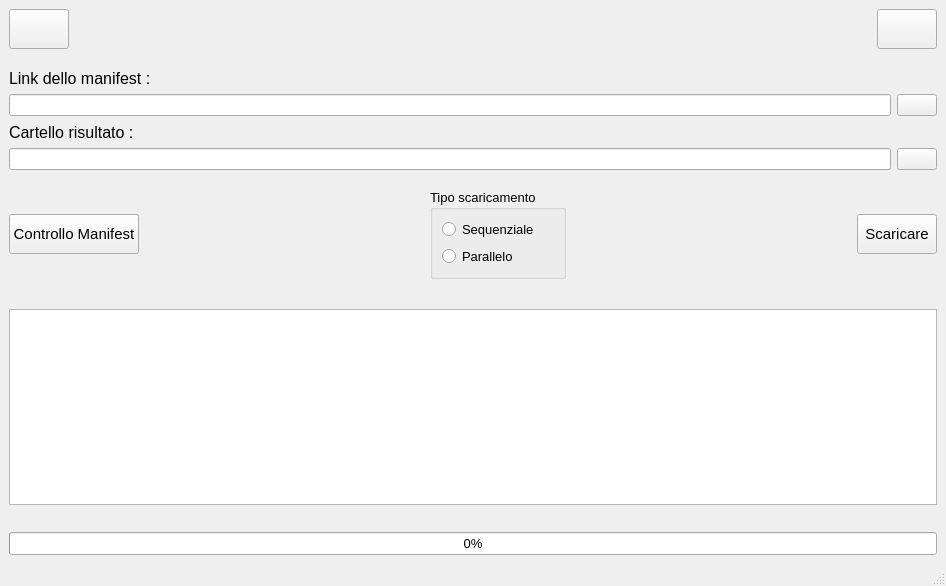
<?xml version="1.0" encoding="UTF-8"?>
<ui version="4.0">
 <class>MainWindow</class>
 <widget class="QMainWindow" name="MainWindow">
  <property name="geometry">
   <rect>
    <x>0</x>
    <y>0</y>
    <width>946</width>
    <height>586</height>
   </rect>
  </property>
  <property name="windowTitle">
   <string notr="true">AntenatiDownloader</string>
  </property>
  <property name="windowIcon">
   <iconset resource="../../res/resources.qrc">
    <normaloff>:/img/logo-antenati.png</normaloff>:/img/logo-antenati.png</iconset>
  </property>
  <widget class="QWidget" name="centralwidget">
   <layout class="QVBoxLayout" name="verticalLayout">
    <item>
     <layout class="QHBoxLayout" name="horizontalLayout_4">
      <item>
       <widget class="QPushButton" name="pushButton_lang">
        <property name="minimumSize">
         <size>
          <width>60</width>
          <height>40</height>
         </size>
        </property>
        <property name="toolTip">
         <string>Cambiare lingua.</string>
        </property>
        <property name="locale">
         <locale language="Italian" country="Italy"/>
        </property>
        <property name="text">
         <string/>
        </property>
        <property name="icon">
         <iconset resource="../../res/resources.qrc">
          <normaloff>:/img/logo-lang.png</normaloff>:/img/logo-lang.png</iconset>
        </property>
        <property name="iconSize">
         <size>
          <width>30</width>
          <height>30</height>
         </size>
        </property>
       </widget>
      </item>
      <item>
       <spacer name="horizontalSpacer_4">
        <property name="orientation">
         <enum>Qt::Horizontal</enum>
        </property>
        <property name="sizeHint" stdset="0">
         <size>
          <width>408</width>
          <height>20</height>
         </size>
        </property>
       </spacer>
      </item>
      <item>
       <widget class="QPushButton" name="pushButton_help">
        <property name="minimumSize">
         <size>
          <width>60</width>
          <height>40</height>
         </size>
        </property>
        <property name="toolTip">
         <string>Aprire guida all'applicazione.</string>
        </property>
        <property name="locale">
         <locale language="Italian" country="Italy"/>
        </property>
        <property name="text">
         <string/>
        </property>
        <property name="icon">
         <iconset resource="../../res/resources.qrc">
          <normaloff>:/img/logo-help.png</normaloff>:/img/logo-help.png</iconset>
        </property>
        <property name="iconSize">
         <size>
          <width>30</width>
          <height>30</height>
         </size>
        </property>
       </widget>
      </item>
     </layout>
    </item>
    <item>
     <spacer name="verticalSpacer_2">
      <property name="orientation">
       <enum>Qt::Vertical</enum>
      </property>
      <property name="sizeType">
       <enum>QSizePolicy::Fixed</enum>
      </property>
      <property name="sizeHint" stdset="0">
       <size>
        <width>20</width>
        <height>13</height>
       </size>
      </property>
     </spacer>
    </item>
    <item>
     <layout class="QHBoxLayout" name="horizontalLayout_3">
      <item alignment="Qt::AlignLeft">
       <widget class="QLabel" name="label_linkManifest">
        <property name="font">
         <font>
          <pointsize>12</pointsize>
         </font>
        </property>
        <property name="locale">
         <locale language="Italian" country="Italy"/>
        </property>
        <property name="text">
         <string>Link dello manifest :</string>
        </property>
       </widget>
      </item>
      <item>
       <spacer name="horizontalSpacer_3">
        <property name="orientation">
         <enum>Qt::Horizontal</enum>
        </property>
        <property name="sizeHint" stdset="0">
         <size>
          <width>418</width>
          <height>20</height>
         </size>
        </property>
       </spacer>
      </item>
     </layout>
    </item>
    <item>
     <layout class="QHBoxLayout" name="horizontalLayout_1">
      <item>
       <widget class="QLineEdit" name="lineEdit_linkManifest"/>
      </item>
      <item>
       <widget class="QPushButton" name="pushButton_browseFile">
        <property name="toolTip">
         <string>Navigare il disc e scegliere il file contenado i link dei manifest.</string>
        </property>
        <property name="text">
         <string/>
        </property>
        <property name="icon">
         <iconset resource="../../res/resources.qrc">
          <normaloff>:/img/logo-browse.png</normaloff>:/img/logo-browse.png</iconset>
        </property>
        <property name="iconSize">
         <size>
          <width>16</width>
          <height>16</height>
         </size>
        </property>
       </widget>
      </item>
     </layout>
    </item>
    <item>
     <layout class="QHBoxLayout" name="horizontalLayout">
      <item>
       <widget class="QLabel" name="label_resultsDir">
        <property name="font">
         <font>
          <pointsize>12</pointsize>
         </font>
        </property>
        <property name="locale">
         <locale language="Italian" country="Italy"/>
        </property>
        <property name="text">
         <string>Cartello risultato :</string>
        </property>
       </widget>
      </item>
      <item>
       <spacer name="horizontalSpacer_5">
        <property name="orientation">
         <enum>Qt::Horizontal</enum>
        </property>
        <property name="sizeHint" stdset="0">
         <size>
          <width>418</width>
          <height>20</height>
         </size>
        </property>
       </spacer>
      </item>
     </layout>
    </item>
    <item>
     <layout class="QHBoxLayout" name="horizontalLayout_5">
      <item>
       <widget class="QLineEdit" name="lineEdit_resultsDir"/>
      </item>
      <item>
       <widget class="QPushButton" name="pushButton_browseDir">
        <property name="toolTip">
         <string>Navigare il disc per scegliere il cartello in cui verrano scaricate le immagini.</string>
        </property>
        <property name="text">
         <string/>
        </property>
        <property name="icon">
         <iconset resource="../../res/resources.qrc">
          <normaloff>:/img/logo-browse.png</normaloff>:/img/logo-browse.png</iconset>
        </property>
        <property name="iconSize">
         <size>
          <width>16</width>
          <height>16</height>
         </size>
        </property>
       </widget>
      </item>
     </layout>
    </item>
    <item>
     <spacer name="verticalSpacer_3">
      <property name="orientation">
       <enum>Qt::Vertical</enum>
      </property>
      <property name="sizeType">
       <enum>QSizePolicy::Fixed</enum>
      </property>
      <property name="sizeHint" stdset="0">
       <size>
        <width>20</width>
        <height>13</height>
       </size>
      </property>
     </spacer>
    </item>
    <item>
     <layout class="QHBoxLayout" name="horizontalLayout_2">
      <item>
       <widget class="QPushButton" name="pushButton_checkManifest">
        <property name="minimumSize">
         <size>
          <width>60</width>
          <height>40</height>
         </size>
        </property>
        <property name="font">
         <font>
          <family>Segoe UI</family>
          <pointsize>11</pointsize>
         </font>
        </property>
        <property name="toolTip">
         <string>Controllare i manifest prima di scaricare.</string>
        </property>
        <property name="locale">
         <locale language="Italian" country="Italy"/>
        </property>
        <property name="text">
         <string>Controllo Manifest</string>
        </property>
        <property name="icon">
         <iconset resource="../../res/resources.qrc">
          <normaloff>:/img/logo-check.png</normaloff>:/img/logo-check.png</iconset>
        </property>
        <property name="iconSize">
         <size>
          <width>20</width>
          <height>20</height>
         </size>
        </property>
        <property name="checkable">
         <bool>false</bool>
        </property>
        <property name="default">
         <bool>false</bool>
        </property>
        <property name="flat">
         <bool>false</bool>
        </property>
       </widget>
      </item>
      <item>
       <spacer name="horizontalSpacer_2">
        <property name="orientation">
         <enum>Qt::Horizontal</enum>
        </property>
        <property name="sizeHint" stdset="0">
         <size>
          <width>30</width>
          <height>20</height>
         </size>
        </property>
       </spacer>
      </item>
      <item>
       <widget class="QGroupBox" name="groupBox_dlMode">
        <property name="font">
         <font>
          <pointsize>10</pointsize>
         </font>
        </property>
        <property name="title">
         <string>Tipo scaricamento</string>
        </property>
        <layout class="QVBoxLayout" name="verticalLayout_3">
         <item>
          <widget class="QRadioButton" name="radioButton_seq">
           <property name="toolTip">
            <string>&lt;html&gt;&lt;head/&gt;&lt;body&gt;&lt;p&gt;In questo modo, le immagini verrano scaricate in modo &lt;span style=&quot; font-weight:700; text-decoration: underline;&quot;&gt;sequenziale&lt;/span&gt; per ogni manifest, cioè le immagini verrano scaricate l'una dopo l'altra.&lt;/p&gt;&lt;p&gt;Servirono meno risrorsi dello computer però sarà meno veloce lo scaricamento.&lt;/p&gt;&lt;/body&gt;&lt;/html&gt;</string>
           </property>
           <property name="text">
            <string>Sequenziale</string>
           </property>
          </widget>
         </item>
         <item>
          <widget class="QRadioButton" name="radioButton_par">
           <property name="toolTip">
            <string>&lt;html&gt;&lt;head/&gt;&lt;body&gt;&lt;p&gt;In questo modo, le immagini verrano scaricate in modo &lt;span style=&quot; font-weight:700; text-decoration: underline;&quot;&gt;parallelo&lt;/span&gt; per ogni manifest, cioè parecchie immagini verrano scaricate nello stesso tempo.&lt;/p&gt;&lt;p&gt;Servirono più risorsi dello computer però sarà più veloce lo scaricamento.&lt;/p&gt;&lt;/body&gt;&lt;/html&gt;</string>
           </property>
           <property name="text">
            <string>Parallelo</string>
           </property>
          </widget>
         </item>
        </layout>
       </widget>
      </item>
      <item>
       <spacer name="horizontalSpacer_1">
        <property name="orientation">
         <enum>Qt::Horizontal</enum>
        </property>
        <property name="sizeHint" stdset="0">
         <size>
          <width>30</width>
          <height>20</height>
         </size>
        </property>
       </spacer>
      </item>
      <item>
       <widget class="QPushButton" name="pushButton_download">
        <property name="minimumSize">
         <size>
          <width>60</width>
          <height>40</height>
         </size>
        </property>
        <property name="font">
         <font>
          <pointsize>11</pointsize>
         </font>
        </property>
        <property name="toolTip">
         <string>&lt;html&gt;&lt;head/&gt;&lt;body&gt;&lt;p&gt;Avviare lo scaricamento usando il modo sequenziale oppure parallelo scelto.&lt;/p&gt;&lt;/body&gt;&lt;/html&gt;</string>
        </property>
        <property name="locale">
         <locale language="Italian" country="Italy"/>
        </property>
        <property name="text">
         <string>Scaricare</string>
        </property>
        <property name="icon">
         <iconset resource="../../res/resources.qrc">
          <normaloff>:/img/logo-download.png</normaloff>:/img/logo-download.png</iconset>
        </property>
        <property name="iconSize">
         <size>
          <width>20</width>
          <height>20</height>
         </size>
        </property>
       </widget>
      </item>
     </layout>
    </item>
    <item>
     <widget class="QLabel" name="label_resumeManifest">
      <property name="font">
       <font>
        <pointsize>12</pointsize>
       </font>
      </property>
      <property name="locale">
       <locale language="Italian" country="Italy"/>
      </property>
      <property name="text">
       <string/>
      </property>
     </widget>
    </item>
    <item>
     <widget class="QTableWidget" name="tableWidget">
      <property name="locale">
       <locale language="Italian" country="Italy"/>
      </property>
     </widget>
    </item>
    <item>
     <widget class="QLabel" name="label_downloadInfo">
      <property name="font">
       <font>
        <pointsize>10</pointsize>
       </font>
      </property>
      <property name="locale">
       <locale language="Italian" country="Italy"/>
      </property>
      <property name="text">
       <string/>
      </property>
     </widget>
    </item>
    <item>
     <widget class="QProgressBar" name="progressBar">
      <property name="font">
       <font>
        <pointsize>10</pointsize>
       </font>
      </property>
      <property name="value">
       <number>0</number>
      </property>
     </widget>
    </item>
   </layout>
  </widget>
  <widget class="QStatusBar" name="statusbar"/>
 </widget>
 <tabstops>
  <tabstop>pushButton_lang</tabstop>
  <tabstop>pushButton_help</tabstop>
  <tabstop>lineEdit_linkManifest</tabstop>
  <tabstop>pushButton_browseFile</tabstop>
  <tabstop>tableWidget</tabstop>
 </tabstops>
 <resources>
  <include location="../../res/resources.qrc"/>
 </resources>
 <connections/>
</ui>
